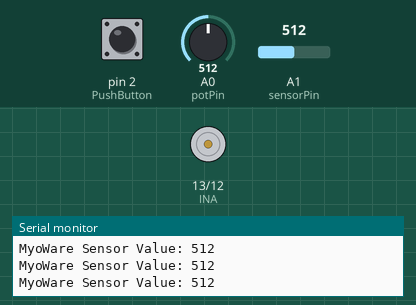
This sketch was run on a simulated Arduino Uno, built with avr-gcc and run on an emulated ATmega328P. On the bench: motor-driver pin pairs drawn as motors (green arrow = first pin HIGH = forward, orange = second pin HIGH = backward, longer = more drive, scaled by the enable pin), the last lines printed to the serial monitor. Inputs (shaded band) come from the test bench; at power-on: A1 (sensorPin) = 512, pin 2 (PushButton) HIGH, A0 (potPin) = 512.

Above: at 1.2 s.
1.3 s: A1 (sensorPin) set to 640
2.8 s: A1 (sensorPin) set to 668
4.4 s: pin 2 (PushButton) pulled LOW for 0.15 s
At 5.4 s:
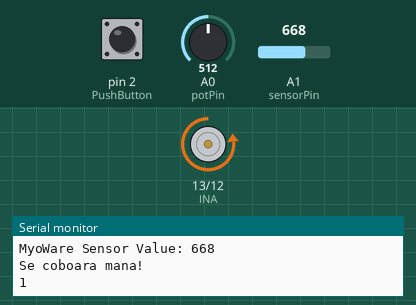
6.0 s: A0 (potPin) set to 22
7.5 s: A0 (potPin) set to 17
At 8.2 s:
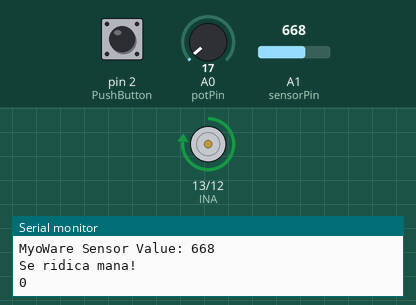
9.1 s: A0 (potPin) set to 291
10.6 s: A0 (potPin) set to 315
At 11.6 s:
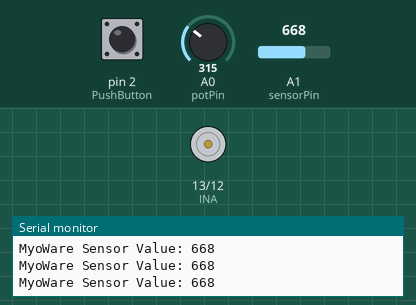
Timing chart, 0 to 13.1 s (numbered marks = the images above; inputs shaded):
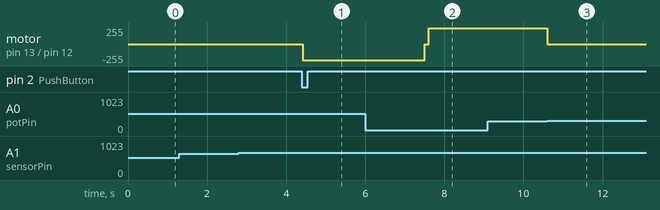

Measured:
- the behaviour switches between 21 and 20 on A0 (potPin) (found by bisection; images 1 and 2)
- the behaviour switches between 306 and 307 on A0 (potPin) (found by bisection; images 2 and 3)
- after the input at 4.4 s, motor on pin 13 (INA) / pin 12 (INB): stopped → backward 240/255 at once
- after the input at 6.0 s, every drawn part: stays the same
- after the input at 7.5 s, motor on pin 13 (INA) / pin 12 (INB): backward 240/255 → stopped at once, → forward 240/255 0.10 s later
- after the input at 9.1 s, every drawn part: stays the same
- after the input at 10.6 s, motor on pin 13 (INA) / pin 12 (INB): forward 240/255 → stopped at once

The sketch:

brat_exoscheletic.ino
```cpp
const int INA = 13;
const int INB = 12;
const int PWM = 11;

const int PushButton = 2;

int buttonState = 0;

const int potPin = A0;  // Pinul unde este conectat potențiometrul

int potValue = 0;       // Variabilă pentru valoarea citită
float angle = 0;        // Variabilă pentru unghiul calculat

const int sensorPin = A1;  // Pinul de semnal al senzorului MyoWare conectat la A1

int sensorValue = 0;       // Variabilă pentru a stoca citirea senzorului

bool flag_ridicat = false;

void setup() {
  pinMode(INA, OUTPUT);
  pinMode(INB, OUTPUT);
  pinMode(PWM, OUTPUT);

  pinMode(PushButton, INPUT_PULLUP);
  Serial.begin(115200);

}

void loop() {

  sensorValue = analogRead(sensorPin);  // Citirea semnalului analog
  Serial.print("MyoWare Sensor Value: ");
  Serial.println(sensorValue);          // Afișarea valorii în Monitorul Serial
  delay(100);  // Întârziere scurtă pentru a preveni suprasolicitarea ieșirii seriale

  buttonState = digitalRead(PushButton);

  if (sensorValue >= 650 && flag_ridicat == false)
  {
    ridicare_mana();
    stop_motor();
    flag_ridicat = !flag_ridicat;
    //delay(3000);

  } else if ( buttonState == LOW && flag_ridicat == true) {
    coborare_mana();
    stop_motor();
    flag_ridicat = !flag_ridicat;
    //delay(3000);
  }
}


void ridicare_mana() {

  Serial.println("Se ridica mana!");
  Serial.println(flag_ridicat);

  digitalWrite(INA, HIGH);  // direcție înainte
  digitalWrite(INB, LOW);

  while(angle < 90)
  {
    potValue = analogRead(potPin);  // Citește valoarea de la potențiometru
    angle = map(potValue, 0, 1023, 0, 300);  // Convertim valoarea într-unghi între 0° și 300°
    analogWrite(PWM, 240);
  }

}

void coborare_mana() {

  Serial.println("Se coboara mana!");
  Serial.println(flag_ridicat);

  digitalWrite(INA, LOW);  // direcție înapoi
  digitalWrite(INB, HIGH);

  while(angle > 5)
  {
    potValue = analogRead(potPin);  // Citește valoarea de la potențiometru
    angle = map(potValue, 0, 1023, 0, 300);  // Convertim valoarea într-unghi între 0° și 300°
    analogWrite(PWM, 240);
  }

}

void stop_motor() {

  Serial.println("Se opreste mana!");

  analogWrite(PWM, 0);
}
```
